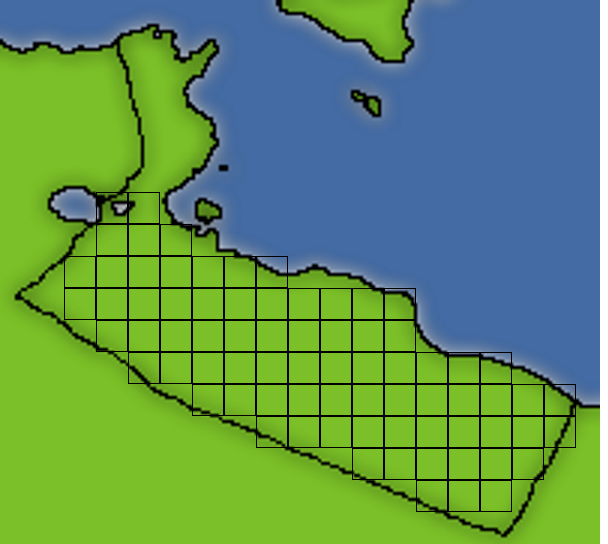

A level layout from a 2D game, rendered from its tile map. Below: a short description, then the map file with its tile-grid data intact:
An orthogonal 19x17 tile map with 32x32 px tiles, 1 tile layer (grid), 1 image layer.

<map version="1.0" orientation="orthogonal" renderorder="right-down" width="19" height="17" tilewidth="32" tileheight="32" nextobjectid="1">
 <tileset firstgid="1" name="Grid" tilewidth="32" tileheight="32" tilecount="2" columns="2">
  <image source="../_images_/Case.png" width="64" height="32" />
 </tileset>
 <imagelayer name="africa">
  <image source="../_images_/africa.png" width="608" height="544" />
 </imagelayer>
 <layer name="grid" width="19" height="17">
  <data encoding="csv">
0,0,0,0,0,0,0,0,0,0,0,0,0,0,0,0,0,0,0,
0,0,0,0,0,0,0,0,0,0,0,0,0,0,0,0,0,0,0,
0,0,0,0,0,0,0,0,0,0,0,0,0,0,0,0,0,0,0,
0,0,0,0,0,0,0,0,0,0,0,0,0,0,0,0,0,0,0,
0,0,0,0,0,0,0,0,0,0,0,0,0,0,0,0,0,0,0,
0,0,0,2,2,0,0,0,0,0,0,0,0,0,0,0,0,0,0,
0,0,0,1,1,2,0,0,0,0,0,0,0,0,0,0,0,0,0,
0,0,2,1,1,1,2,2,2,0,0,0,0,0,0,0,0,0,0,
0,0,1,1,1,1,1,1,1,2,2,2,2,0,0,0,0,0,0,
0,0,1,1,1,1,1,1,1,1,1,1,1,0,0,0,0,0,0,
0,0,0,1,1,1,1,1,1,1,1,1,1,2,2,2,0,0,0,
0,0,0,0,1,1,1,1,1,1,1,1,1,1,1,1,2,2,0,
0,0,0,0,0,0,1,1,1,1,1,1,1,1,1,1,1,1,0,
0,0,0,0,0,0,0,0,1,1,1,1,1,1,1,1,1,1,0,
0,0,0,0,0,0,0,0,0,0,0,1,1,1,1,1,1,0,0,
0,0,0,0,0,0,0,0,0,0,0,0,0,1,1,1,0,0,0,
0,0,0,0,0,0,0,0,0,0,0,0,0,0,0,0,0,0,0
</data>
 </layer>
</map>